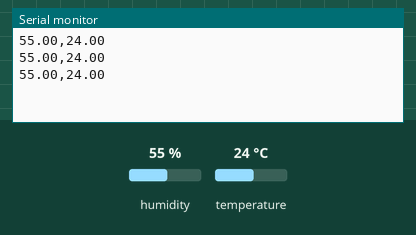
The sketch below on a simulated Arduino Uno, built with avr-gcc and run on an emulated ATmega328P. Parts: the last lines printed to the serial monitor. The test bench sets the inputs (shaded band); at power-on: humidity 55 %, temperature 24 °C.

Above: at 2.8 s.
2.9 s: humidity set to 22 %
At 4.4 s:
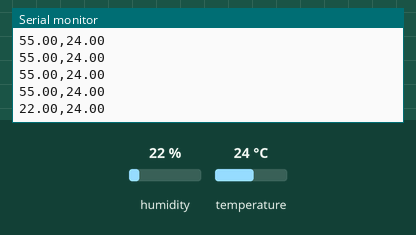
5.6 s: temperature set to 12 °C
At 6.8 s:
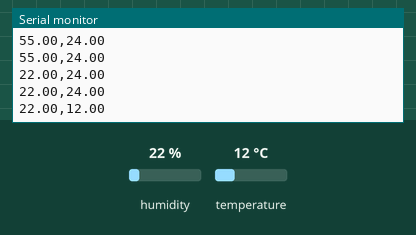
8.3 s: humidity set to 40 %
At 9.8 s:
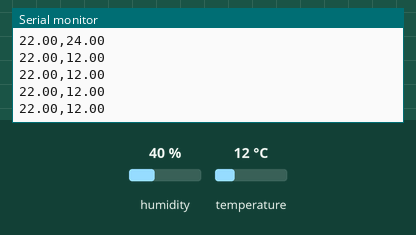
Timing chart, 0 to 11.3 s (numbered marks = the images above; inputs shaded):
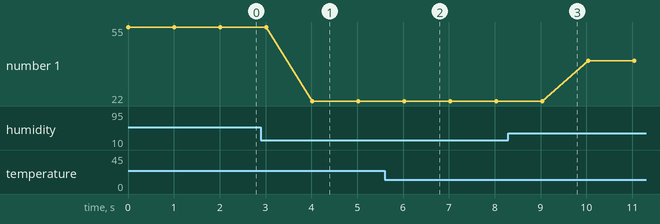

Measured:
- after the input at 2.9 s, the serial monitor: prints a new line after 1.1 s (image 1)
- after the input at 5.6 s, the serial monitor: prints a new line after 0.43 s (image 2)
- plotted number 1: 55 → 22 after the input at 2.9 s, 22 → 40 after the input at 8.3 s

The sketch:

get_humanity_temp_arduino.ino
```cpp
#include <DHT.h>  // DHT 센서 사용을 위한 라이브러리

DHT dht(6, DHT22);  // 6번 핀에 DHT22 센서 연결

void setup() {
  Serial.begin(9600);
  dht.begin();
}

void loop() {
  float h = dht.readHumidity();  // 습도 값
  float t = dht.readTemperature();  // 온도 값

  Serial.print(h);  // 습도 데이터
  Serial.print(",");  // 구분자
  Serial.println(t);  // 온도 데이터

  delay(1000);  // 1초 간격으로 측정
}
```
